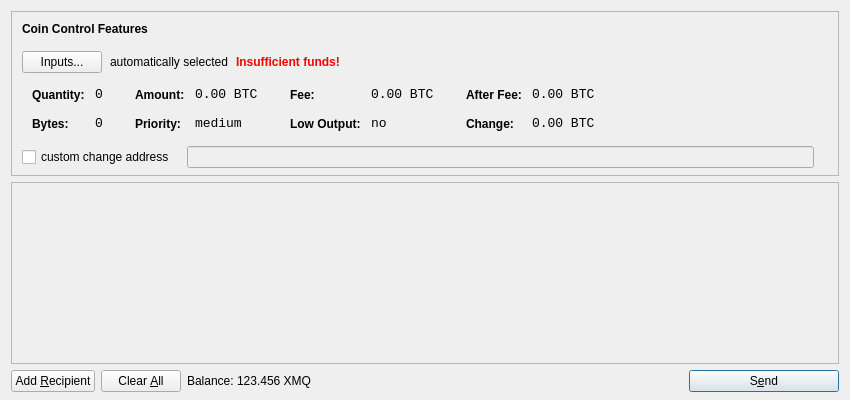
<?xml version="1.0" encoding="UTF-8"?>
<ui version="4.0">
 <class>SendCoinsDialog</class>
 <widget class="QDialog" name="SendCoinsDialog">
  <property name="geometry">
   <rect>
    <x>0</x>
    <y>0</y>
    <width>850</width>
    <height>400</height>
   </rect>
  </property>
  <property name="windowTitle">
   <string>Send Coins</string>
  </property>
  <layout class="QVBoxLayout" name="verticalLayout" stretch="0,1,0">
   <property name="bottomMargin">
    <number>8</number>
   </property>
   <item>
    <widget class="QFrame" name="frameCoinControl">
     <property name="sizePolicy">
      <sizepolicy hsizetype="Expanding" vsizetype="Expanding">
       <horstretch>0</horstretch>
       <verstretch>0</verstretch>
      </sizepolicy>
     </property>
     <property name="maximumSize">
      <size>
       <width>16777215</width>
       <height>16777215</height>
      </size>
     </property>
     <property name="frameShape">
      <enum>QFrame::StyledPanel</enum>
     </property>
     <property name="frameShadow">
      <enum>QFrame::Sunken</enum>
     </property>
     <layout class="QVBoxLayout" name="verticalLayoutCoinControl2">
      <property name="spacing">
       <number>-1</number>
      </property>
      <property name="leftMargin">
       <number>0</number>
      </property>
      <property name="topMargin">
       <number>0</number>
      </property>
      <property name="rightMargin">
       <number>0</number>
      </property>
      <property name="bottomMargin">
       <number>6</number>
      </property>
      <item>
       <layout class="QVBoxLayout" name="verticalLayoutCoinControl" stretch="0,0,0,0,1">
        <property name="spacing">
         <number>0</number>
        </property>
        <property name="leftMargin">
         <number>10</number>
        </property>
        <property name="topMargin">
         <number>10</number>
        </property>
        <item>
         <layout class="QHBoxLayout" name="horizontalLayoutCoinControl1">
          <property name="bottomMargin">
           <number>15</number>
          </property>
          <item>
           <widget class="QLabel" name="labelCoinControlFeatures">
            <property name="sizePolicy">
             <sizepolicy hsizetype="Preferred" vsizetype="Maximum">
              <horstretch>0</horstretch>
              <verstretch>0</verstretch>
             </sizepolicy>
            </property>
            <property name="font">
             <font>
              <weight>75</weight>
              <bold>true</bold>
             </font>
            </property>
            <property name="styleSheet">
             <string notr="true">font-weight:bold;</string>
            </property>
            <property name="text">
             <string>Coin Control Features</string>
            </property>
           </widget>
          </item>
         </layout>
        </item>
        <item>
         <layout class="QHBoxLayout" name="horizontalLayoutCoinControl2" stretch="0,0,0,0">
          <property name="spacing">
           <number>8</number>
          </property>
          <property name="bottomMargin">
           <number>10</number>
          </property>
          <item>
           <widget class="QPushButton" name="pushButtonCoinControl">
            <property name="styleSheet">
             <string notr="true"/>
            </property>
            <property name="text">
             <string>Inputs...</string>
            </property>
           </widget>
          </item>
          <item>
           <widget class="QLabel" name="labelCoinControlAutomaticallySelected">
            <property name="text">
             <string>automatically selected</string>
            </property>
            <property name="margin">
             <number>5</number>
            </property>
           </widget>
          </item>
          <item>
           <widget class="QLabel" name="labelCoinControlInsuffFunds">
            <property name="font">
             <font>
              <weight>75</weight>
              <bold>true</bold>
             </font>
            </property>
            <property name="styleSheet">
             <string notr="true">color:red;font-weight:bold;</string>
            </property>
            <property name="text">
             <string>Insufficient funds!</string>
            </property>
            <property name="margin">
             <number>5</number>
            </property>
           </widget>
          </item>
          <item>
           <spacer name="horizontalSpacerCoinControl">
            <property name="orientation">
             <enum>Qt::Horizontal</enum>
            </property>
            <property name="sizeHint" stdset="0">
             <size>
              <width>40</width>
              <height>1</height>
             </size>
            </property>
           </spacer>
          </item>
         </layout>
        </item>
        <item>
         <widget class="QWidget" name="widgetCoinControl" native="true">
          <property name="sizePolicy">
           <sizepolicy hsizetype="Preferred" vsizetype="Preferred">
            <horstretch>0</horstretch>
            <verstretch>0</verstretch>
           </sizepolicy>
          </property>
          <property name="minimumSize">
           <size>
            <width>0</width>
            <height>0</height>
           </size>
          </property>
          <property name="styleSheet">
           <string notr="true"/>
          </property>
          <layout class="QHBoxLayout" name="horizontalLayoutCoinControl5">
           <property name="margin">
            <number>0</number>
           </property>
           <item>
            <layout class="QHBoxLayout" name="horizontalLayoutCoinControl3" stretch="0,0,0,1">
             <property name="spacing">
              <number>20</number>
             </property>
             <property name="topMargin">
              <number>0</number>
             </property>
             <property name="bottomMargin">
              <number>10</number>
             </property>
             <item>
              <layout class="QFormLayout" name="formLayoutCoinControl1">
               <property name="horizontalSpacing">
                <number>10</number>
               </property>
               <property name="verticalSpacing">
                <number>14</number>
               </property>
               <property name="leftMargin">
                <number>10</number>
               </property>
               <property name="topMargin">
                <number>4</number>
               </property>
               <property name="rightMargin">
                <number>6</number>
               </property>
               <item row="0" column="0">
                <widget class="QLabel" name="labelCoinControlQuantityText">
                 <property name="styleSheet">
                  <string notr="true">font-weight:bold;</string>
                 </property>
                 <property name="text">
                  <string>Quantity:</string>
                 </property>
                 <property name="margin">
                  <number>0</number>
                 </property>
                </widget>
               </item>
               <item row="0" column="1">
                <widget class="QLabel" name="labelCoinControlQuantity">
                 <property name="font">
                  <font>
                   <family>Monospace</family>
                   <pointsize>10</pointsize>
                  </font>
                 </property>
                 <property name="cursor">
                  <cursorShape>IBeamCursor</cursorShape>
                 </property>
                 <property name="contextMenuPolicy">
                  <enum>Qt::ActionsContextMenu</enum>
                 </property>
                 <property name="text">
                  <string notr="true">0</string>
                 </property>
                 <property name="margin">
                  <number>0</number>
                 </property>
                 <property name="textInteractionFlags">
                  <set>Qt::LinksAccessibleByMouse|Qt::TextSelectableByKeyboard|Qt::TextSelectableByMouse</set>
                 </property>
                </widget>
               </item>
               <item row="1" column="0">
                <widget class="QLabel" name="labelCoinControlBytesText">
                 <property name="styleSheet">
                  <string notr="true">font-weight:bold;</string>
                 </property>
                 <property name="text">
                  <string>Bytes:</string>
                 </property>
                </widget>
               </item>
               <item row="1" column="1">
                <widget class="QLabel" name="labelCoinControlBytes">
                 <property name="font">
                  <font>
                   <family>Monospace</family>
                   <pointsize>10</pointsize>
                  </font>
                 </property>
                 <property name="cursor">
                  <cursorShape>IBeamCursor</cursorShape>
                 </property>
                 <property name="contextMenuPolicy">
                  <enum>Qt::ActionsContextMenu</enum>
                 </property>
                 <property name="text">
                  <string notr="true">0</string>
                 </property>
                 <property name="textInteractionFlags">
                  <set>Qt::LinksAccessibleByMouse|Qt::TextSelectableByKeyboard|Qt::TextSelectableByMouse</set>
                 </property>
                </widget>
               </item>
              </layout>
             </item>
             <item>
              <layout class="QFormLayout" name="formLayoutCoinControl2">
               <property name="horizontalSpacing">
                <number>10</number>
               </property>
               <property name="verticalSpacing">
                <number>14</number>
               </property>
               <property name="leftMargin">
                <number>6</number>
               </property>
               <property name="topMargin">
                <number>4</number>
               </property>
               <property name="rightMargin">
                <number>6</number>
               </property>
               <item row="0" column="0">
                <widget class="QLabel" name="labelCoinControlAmountText">
                 <property name="styleSheet">
                  <string notr="true">font-weight:bold;</string>
                 </property>
                 <property name="text">
                  <string>Amount:</string>
                 </property>
                 <property name="margin">
                  <number>0</number>
                 </property>
                </widget>
               </item>
               <item row="0" column="1">
                <widget class="QLabel" name="labelCoinControlAmount">
                 <property name="font">
                  <font>
                   <family>Monospace</family>
                   <pointsize>10</pointsize>
                  </font>
                 </property>
                 <property name="cursor">
                  <cursorShape>IBeamCursor</cursorShape>
                 </property>
                 <property name="contextMenuPolicy">
                  <enum>Qt::ActionsContextMenu</enum>
                 </property>
                 <property name="text">
                  <string notr="true">0.00 BTC</string>
                 </property>
                 <property name="textInteractionFlags">
                  <set>Qt::LinksAccessibleByMouse|Qt::TextSelectableByKeyboard|Qt::TextSelectableByMouse</set>
                 </property>
                </widget>
               </item>
               <item row="1" column="0">
                <widget class="QLabel" name="labelCoinControlPriorityText">
                 <property name="styleSheet">
                  <string notr="true">font-weight:bold;</string>
                 </property>
                 <property name="text">
                  <string>Priority:</string>
                 </property>
                </widget>
               </item>
               <item row="1" column="1">
                <widget class="QLabel" name="labelCoinControlPriority">
                 <property name="font">
                  <font>
                   <family>Monospace</family>
                   <pointsize>10</pointsize>
                  </font>
                 </property>
                 <property name="cursor">
                  <cursorShape>IBeamCursor</cursorShape>
                 </property>
                 <property name="contextMenuPolicy">
                  <enum>Qt::ActionsContextMenu</enum>
                 </property>
                 <property name="text">
                  <string>medium</string>
                 </property>
                 <property name="textInteractionFlags">
                  <set>Qt::LinksAccessibleByMouse|Qt::TextSelectableByKeyboard|Qt::TextSelectableByMouse</set>
                 </property>
                </widget>
               </item>
              </layout>
             </item>
             <item>
              <layout class="QFormLayout" name="formLayoutCoinControl3">
               <property name="horizontalSpacing">
                <number>10</number>
               </property>
               <property name="verticalSpacing">
                <number>14</number>
               </property>
               <property name="leftMargin">
                <number>6</number>
               </property>
               <property name="topMargin">
                <number>4</number>
               </property>
               <property name="rightMargin">
                <number>6</number>
               </property>
               <item row="0" column="0">
                <widget class="QLabel" name="labelCoinControlFeeText">
                 <property name="styleSheet">
                  <string notr="true">font-weight:bold;</string>
                 </property>
                 <property name="text">
                  <string>Fee:</string>
                 </property>
                 <property name="margin">
                  <number>0</number>
                 </property>
                </widget>
               </item>
               <item row="0" column="1">
                <widget class="QLabel" name="labelCoinControlFee">
                 <property name="font">
                  <font>
                   <family>Monospace</family>
                   <pointsize>10</pointsize>
                  </font>
                 </property>
                 <property name="cursor">
                  <cursorShape>IBeamCursor</cursorShape>
                 </property>
                 <property name="contextMenuPolicy">
                  <enum>Qt::ActionsContextMenu</enum>
                 </property>
                 <property name="text">
                  <string notr="true">0.00 BTC</string>
                 </property>
                 <property name="textInteractionFlags">
                  <set>Qt::LinksAccessibleByMouse|Qt::TextSelectableByKeyboard|Qt::TextSelectableByMouse</set>
                 </property>
                </widget>
               </item>
               <item row="1" column="0">
                <widget class="QLabel" name="labelCoinControlLowOutputText">
                 <property name="styleSheet">
                  <string notr="true">font-weight:bold;</string>
                 </property>
                 <property name="text">
                  <string>Low Output:</string>
                 </property>
                </widget>
               </item>
               <item row="1" column="1">
                <widget class="QLabel" name="labelCoinControlLowOutput">
                 <property name="font">
                  <font>
                   <family>Monospace</family>
                   <pointsize>10</pointsize>
                  </font>
                 </property>
                 <property name="cursor">
                  <cursorShape>IBeamCursor</cursorShape>
                 </property>
                 <property name="contextMenuPolicy">
                  <enum>Qt::ActionsContextMenu</enum>
                 </property>
                 <property name="text">
                  <string>no</string>
                 </property>
                 <property name="textInteractionFlags">
                  <set>Qt::LinksAccessibleByMouse|Qt::TextSelectableByKeyboard|Qt::TextSelectableByMouse</set>
                 </property>
                </widget>
               </item>
              </layout>
             </item>
             <item>
              <layout class="QFormLayout" name="formLayoutCoinControl4">
               <property name="horizontalSpacing">
                <number>10</number>
               </property>
               <property name="verticalSpacing">
                <number>14</number>
               </property>
               <property name="leftMargin">
                <number>6</number>
               </property>
               <property name="topMargin">
                <number>4</number>
               </property>
               <property name="rightMargin">
                <number>6</number>
               </property>
               <item row="0" column="0">
                <widget class="QLabel" name="labelCoinControlAfterFeeText">
                 <property name="styleSheet">
                  <string notr="true">font-weight:bold;</string>
                 </property>
                 <property name="text">
                  <string>After Fee:</string>
                 </property>
                 <property name="margin">
                  <number>0</number>
                 </property>
                </widget>
               </item>
               <item row="0" column="1">
                <widget class="QLabel" name="labelCoinControlAfterFee">
                 <property name="font">
                  <font>
                   <family>Monospace</family>
                   <pointsize>10</pointsize>
                  </font>
                 </property>
                 <property name="cursor">
                  <cursorShape>IBeamCursor</cursorShape>
                 </property>
                 <property name="contextMenuPolicy">
                  <enum>Qt::ActionsContextMenu</enum>
                 </property>
                 <property name="text">
                  <string notr="true">0.00 BTC</string>
                 </property>
                 <property name="textInteractionFlags">
                  <set>Qt::LinksAccessibleByMouse|Qt::TextSelectableByKeyboard|Qt::TextSelectableByMouse</set>
                 </property>
                </widget>
               </item>
               <item row="1" column="0">
                <widget class="QLabel" name="labelCoinControlChangeText">
                 <property name="styleSheet">
                  <string notr="true">font-weight:bold;</string>
                 </property>
                 <property name="text">
                  <string>Change:</string>
                 </property>
                </widget>
               </item>
               <item row="1" column="1">
                <widget class="QLabel" name="labelCoinControlChange">
                 <property name="font">
                  <font>
                   <family>Monospace</family>
                   <pointsize>10</pointsize>
                  </font>
                 </property>
                 <property name="cursor">
                  <cursorShape>IBeamCursor</cursorShape>
                 </property>
                 <property name="contextMenuPolicy">
                  <enum>Qt::ActionsContextMenu</enum>
                 </property>
                 <property name="text">
                  <string notr="true">0.00 BTC</string>
                 </property>
                 <property name="textInteractionFlags">
                  <set>Qt::LinksAccessibleByMouse|Qt::TextSelectableByKeyboard|Qt::TextSelectableByMouse</set>
                 </property>
                </widget>
               </item>
              </layout>
             </item>
            </layout>
           </item>
          </layout>
         </widget>
        </item>
        <item>
         <layout class="QHBoxLayout" name="horizontalLayoutCoinControl4" stretch="0,0,0">
          <property name="spacing">
           <number>12</number>
          </property>
          <property name="sizeConstraint">
           <enum>QLayout::SetDefaultConstraint</enum>
          </property>
          <property name="topMargin">
           <number>5</number>
          </property>
          <property name="rightMargin">
           <number>5</number>
          </property>
          <item>
           <widget class="QCheckBox" name="checkBoxCoinControlChange">
            <property name="text">
             <string>custom change address</string>
            </property>
           </widget>
          </item>
          <item>
           <widget class="QLineEdit" name="lineEditCoinControlChange">
            <property name="enabled">
             <bool>false</bool>
            </property>
            <property name="sizePolicy">
             <sizepolicy hsizetype="Expanding" vsizetype="Fixed">
              <horstretch>0</horstretch>
              <verstretch>0</verstretch>
             </sizepolicy>
            </property>
           </widget>
          </item>
          <item>
           <widget class="QLabel" name="labelCoinControlChangeLabel">
            <property name="sizePolicy">
             <sizepolicy hsizetype="Preferred" vsizetype="Expanding">
              <horstretch>0</horstretch>
              <verstretch>0</verstretch>
             </sizepolicy>
            </property>
            <property name="minimumSize">
             <size>
              <width>0</width>
              <height>0</height>
             </size>
            </property>
            <property name="text">
             <string/>
            </property>
            <property name="margin">
             <number>3</number>
            </property>
           </widget>
          </item>
         </layout>
        </item>
        <item>
         <spacer name="verticalSpacerCoinControl">
          <property name="orientation">
           <enum>Qt::Vertical</enum>
          </property>
          <property name="sizeHint" stdset="0">
           <size>
            <width>800</width>
            <height>1</height>
           </size>
          </property>
         </spacer>
        </item>
       </layout>
      </item>
     </layout>
    </widget>
   </item>
   <item>
    <widget class="QScrollArea" name="scrollArea">
     <property name="widgetResizable">
      <bool>true</bool>
     </property>
     <widget class="QWidget" name="scrollAreaWidgetContents">
      <property name="geometry">
       <rect>
        <x>0</x>
        <y>0</y>
        <width>830</width>
        <height>165</height>
       </rect>
      </property>
      <layout class="QVBoxLayout" name="verticalLayout_2">
       <property name="margin">
        <number>0</number>
       </property>
       <item>
        <layout class="QVBoxLayout" name="entries">
         <property name="spacing">
          <number>6</number>
         </property>
        </layout>
       </item>
       <item>
        <spacer name="verticalSpacer">
         <property name="orientation">
          <enum>Qt::Vertical</enum>
         </property>
         <property name="sizeHint" stdset="0">
          <size>
           <width>20</width>
           <height>40</height>
          </size>
         </property>
        </spacer>
       </item>
      </layout>
     </widget>
    </widget>
   </item>
   <item>
    <layout class="QHBoxLayout" name="horizontalLayout">
     <item>
      <widget class="QPushButton" name="addButton">
       <property name="toolTip">
        <string>Send to multiple recipients at once</string>
       </property>
       <property name="text">
        <string>Add &amp;Recipient</string>
       </property>
       <property name="icon">
        <iconset resource="../bitcoin.qrc">
         <normaloff>:/icons/add</normaloff>:/icons/add</iconset>
       </property>
       <property name="autoDefault">
        <bool>false</bool>
       </property>
      </widget>
     </item>
     <item>
      <widget class="QPushButton" name="clearButton">
       <property name="sizePolicy">
        <sizepolicy hsizetype="Minimum" vsizetype="Fixed">
         <horstretch>0</horstretch>
         <verstretch>0</verstretch>
        </sizepolicy>
       </property>
       <property name="toolTip">
        <string>Remove all transaction fields</string>
       </property>
       <property name="text">
        <string>Clear &amp;All</string>
       </property>
       <property name="icon">
        <iconset resource="../bitcoin.qrc">
         <normaloff>:/icons/remove</normaloff>:/icons/remove</iconset>
       </property>
       <property name="autoRepeatDelay">
        <number>300</number>
       </property>
       <property name="autoDefault">
        <bool>false</bool>
       </property>
      </widget>
     </item>
     <item>
      <layout class="QHBoxLayout" name="horizontalLayout_2">
       <property name="spacing">
        <number>3</number>
       </property>
       <item>
        <widget class="QLabel" name="label">
         <property name="text">
          <string>Balance:</string>
         </property>
        </widget>
       </item>
       <item>
        <widget class="QLabel" name="labelBalance">
         <property name="cursor">
          <cursorShape>IBeamCursor</cursorShape>
         </property>
         <property name="text">
          <string>123.456 XMQ</string>
         </property>
         <property name="textInteractionFlags">
          <set>Qt::LinksAccessibleByMouse|Qt::TextSelectableByKeyboard|Qt::TextSelectableByMouse</set>
         </property>
        </widget>
       </item>
      </layout>
     </item>
     <item>
      <spacer name="horizontalSpacer">
       <property name="orientation">
        <enum>Qt::Horizontal</enum>
       </property>
       <property name="sizeHint" stdset="0">
        <size>
         <width>40</width>
         <height>20</height>
        </size>
       </property>
      </spacer>
     </item>
     <item>
      <widget class="QPushButton" name="sendButton">
       <property name="minimumSize">
        <size>
         <width>150</width>
         <height>0</height>
        </size>
       </property>
       <property name="toolTip">
        <string>Confirm the send action</string>
       </property>
       <property name="text">
        <string>S&amp;end</string>
       </property>
       <property name="icon">
        <iconset resource="../bitcoin.qrc">
         <normaloff>:/icons/send</normaloff>:/icons/send</iconset>
       </property>
       <property name="default">
        <bool>true</bool>
       </property>
      </widget>
     </item>
    </layout>
   </item>
  </layout>
 </widget>
 <resources>
  <include location="../bitcoin.qrc"/>
 </resources>
 <connections/>
</ui>
